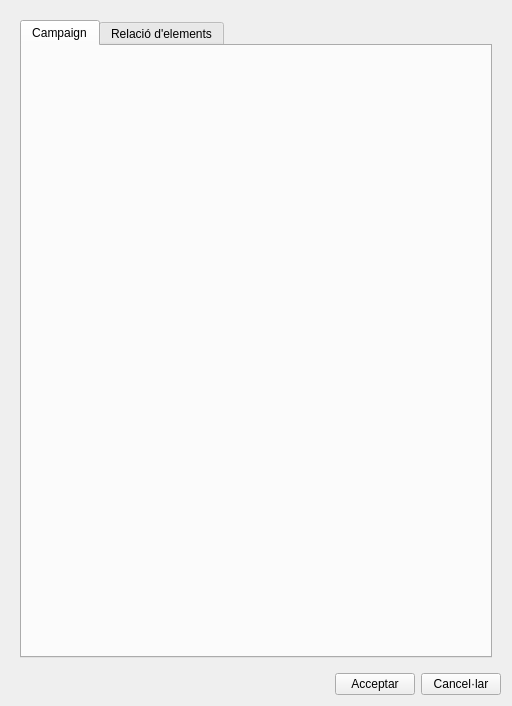
<?xml version="1.0" encoding="UTF-8"?>
<ui version="4.0">
 <class>add_campaign</class>
 <widget class="QDialog" name="add_campaign">
  <property name="geometry">
   <rect>
    <x>0</x>
    <y>0</y>
    <width>512</width>
    <height>706</height>
   </rect>
  </property>
  <property name="windowTitle">
   <string>Campaign</string>
  </property>
  <layout class="QVBoxLayout" name="verticalLayout_3">
   <item>
    <widget class="QWidget" name="centralwidget" native="true">
     <layout class="QVBoxLayout" name="verticalLayout_2">
      <item>
       <widget class="QTabWidget" name="tab_widget">
        <property name="currentIndex">
         <number>0</number>
        </property>
        <widget class="QWidget" name="tab_data">
         <attribute name="title">
          <string>Campaign</string>
         </attribute>
         <layout class="QVBoxLayout" name="verticalLayout" stretch="0">
          <item>
           <layout class="QGridLayout" name="lyt_data_1"/>
          </item>
         </layout>
        </widget>
        <widget class="QWidget" name="tab_relations">
         <attribute name="title">
          <string>Relació d'elements</string>
         </attribute>
         <layout class="QVBoxLayout" name="verticalLayout_4">
          <item>
           <layout class="QHBoxLayout" name="horizontalLayout_9">
            <item>
             <widget class="QLineEdit" name="feature_id"/>
            </item>
            <item>
             <widget class="QPushButton" name="btn_insert">
              <property name="text">
               <string/>
              </property>
              <property name="icon">
               <iconset>
                <normaloff>../icons/111.png</normaloff>../icons/111.png</iconset>
              </property>
             </widget>
            </item>
            <item>
             <widget class="QPushButton" name="btn_delete">
              <property name="text">
               <string/>
              </property>
              <property name="icon">
               <iconset>
                <normaloff>../icons/112.png</normaloff>../icons/112.png</iconset>
              </property>
             </widget>
            </item>
            <item>
             <widget class="QPushButton" name="btn_snapping">
              <property name="text">
               <string/>
              </property>
              <property name="icon">
               <iconset>
                <normaloff>../icons/137.png</normaloff>../icons/137.png</iconset>
              </property>
             </widget>
            </item>
           </layout>
          </item>
          <item>
           <widget class="QTabWidget" name="tab_feature">
            <property name="currentIndex">
             <number>0</number>
            </property>
            <widget class="QWidget" name="tab_arc">
             <attribute name="title">
              <string>Arc</string>
             </attribute>
             <layout class="QGridLayout" name="gridLayout">
              <item row="0" column="0">
               <widget class="QTableView" name="tbl_campaign_x_arc">
                <property name="sortingEnabled">
                 <bool>true</bool>
                </property>
               </widget>
              </item>
             </layout>
            </widget>
            <widget class="QWidget" name="tab_node">
             <attribute name="title">
              <string>Node</string>
             </attribute>
             <layout class="QGridLayout" name="gridLayout_2">
              <item row="0" column="0">
               <widget class="QTableView" name="tbl_campaign_x_node">
                <property name="sortingEnabled">
                 <bool>true</bool>
                </property>
               </widget>
              </item>
             </layout>
            </widget>
            <widget class="QWidget" name="tab_connec">
             <attribute name="title">
              <string>Connec</string>
             </attribute>
             <layout class="QGridLayout" name="gridLayout_3">
              <item row="0" column="0">
               <widget class="QTableView" name="tbl_campaign_x_connec">
                <property name="sortingEnabled">
                 <bool>true</bool>
                </property>
               </widget>
              </item>
             </layout>
            </widget>
            <widget class="QWidget" name="tab_link">
             <attribute name="title">
              <string>Link</string>
             </attribute>
             <layout class="QGridLayout" name="gridLayout_5">
              <item row="0" column="0">
               <widget class="QTableView" name="tbl_campaign_x_link">
                <property name="sortingEnabled">
                 <bool>true</bool>
                </property>
               </widget>
              </item>
             </layout>
            </widget>
            <widget class="QWidget" name="tab_gully">
             <attribute name="title">
              <string>Gully</string>
             </attribute>
             <layout class="QGridLayout" name="gridLayout_4">
              <item row="0" column="0">
               <widget class="QTableView" name="tbl_campaign_x_gully">
                <property name="sortingEnabled">
                 <bool>true</bool>
                </property>
               </widget>
              </item>
             </layout>
            </widget>
           </widget>
          </item>
         </layout>
        </widget>
       </widget>
      </item>
     </layout>
    </widget>
   </item>
   <item>
    <layout class="QGridLayout" name="lyt_buttons">
     <item row="0" column="1">
      <widget class="QPushButton" name="btn_accept">
       <property name="text">
        <string>Acceptar</string>
       </property>
      </widget>
     </item>
     <item row="0" column="2">
      <widget class="QPushButton" name="btn_cancel">
       <property name="text">
        <string>Cancel·lar</string>
       </property>
      </widget>
     </item>
     <item row="0" column="0">
      <spacer name="horizontalSpacer">
       <property name="orientation">
        <enum>Qt::Horizontal</enum>
       </property>
       <property name="sizeHint" stdset="0">
        <size>
         <width>40</width>
         <height>20</height>
        </size>
       </property>
      </spacer>
     </item>
    </layout>
   </item>
  </layout>
  <action name="actionT">
   <property name="text">
    <string>t</string>
   </property>
  </action>
 </widget>
 <tabstops>
  <tabstop>tab_widget</tabstop>
  <tabstop>feature_id</tabstop>
  <tabstop>btn_insert</tabstop>
  <tabstop>btn_delete</tabstop>
  <tabstop>btn_snapping</tabstop>
 </tabstops>
 <resources/>
 <connections/>
</ui>
